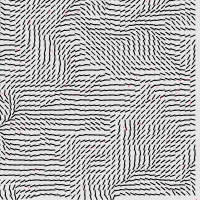
Frame 1 (no input)
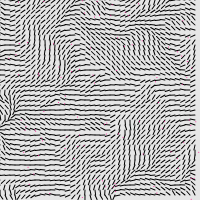
Frame 60 (no input)
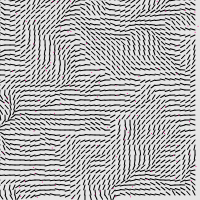
Frame 120 (the mouse pressed at the canvas centre since frame 60)

The p5.js sketch that drew these frames (run headless with seeded random() and noise() and a simulated clock; from frame 60 on, the mouse is pressed at the canvas centre):

// p5.js sketch
// ── sketch.js
function preload(){
  // preload assets
}

var inc = 0.1
var scl = 5;
var cols , rows;
var canvasWidth = 200
var canvasHeight = 200


var particles = [ ]

function Particle () {
  this.pos = createVector ( random( canvasWidth ) , random( canvasHeight) );
  this.vel = p5.Vector.random2D ( );
  this.acc = createVector ( 0 , 0 );

  this.update = function () {
    this.vel.add ( this.acc );
    this.pos.add ( this.vel );
    this.acc.mult ( 0 );
  }

  this.applyForce = function () {
    this.acc.add ( force );
  }

  this.show = function () {
    stroke ( 255 , 20 , 147 );
    point ( this.pos.x , this.pos.y );
  }

  this.edges = function ( ){
    if ( this.pos.x > canvasWidth ) this.pos.x = 0
    if ( this.pos.x < 0 ) this.pos.x = canvasWidth
    if ( this.pos.y > canvasHeight ) this.pos.y = 0
    if ( this.pos.y < 0 ) this.pos.y = canvasHeight
  }

}


function setup() {

  var cnv = createCanvas ( canvasWidth , canvasHeight );
  var cnvx = ( windowWidth - canvasWidth ) / 2
  var cnvy = ( windowHeight - canvasHeight ) / 2;
  cnv.position ( cnvx , cnvy );
  

  cols = floor ( width / scl );
  rows = floor ( height / scl );

  particles [ 0 ] = new Particle ( );

  for ( var i = 0 ; i < 100 ; i ++ ) {
    particles [ i ] = new Particle ( );
  }
 
}

function draw() {
  background(230);

  var yoff = 0;
  for ( var y = 0 ; y < rows ; y ++ ) {
    var xoff = 0;
    var zoff = 0;
    for ( var x = 0 ; x < cols ; x ++) {
      var index = ( x + y * width ) * 4;
      var r = noise ( xoff , yoff ) * 255;
      var angle = noise ( xoff , yoff , zoff ) * TWO_PI;
      var v = p5.Vector.fromAngle ( angle );
      xoff += inc;
      stroke ( 0 );
      push ( );
      translate ( x * scl , y * scl );
      rotate ( v.heading ( ) );
      line ( 0 , 0 , scl , 0 );
      pop ( );
    
    }
    yoff += inc;

    zoff += 0.001;
  }

  for ( var i = 0 ; i < particles.length ; i ++ ) {
    particles[ i ].update ( );
    particles[ i ].show ( );
    particles[ i ].edges ( );
  }

  
}
